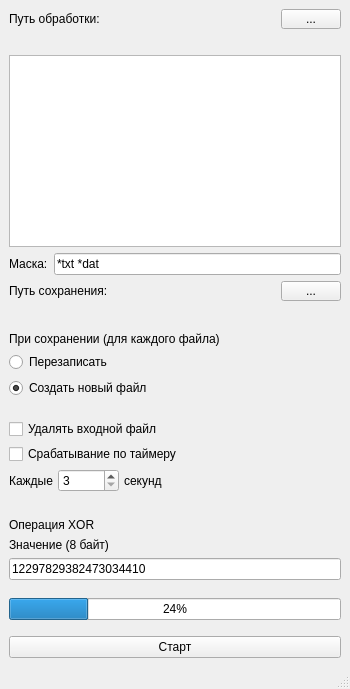
<?xml version="1.0" encoding="UTF-8"?>
<ui version="4.0">
 <class>MainWindow</class>
 <widget class="QMainWindow" name="MainWindow">
  <property name="geometry">
   <rect>
    <x>0</x>
    <y>0</y>
    <width>350</width>
    <height>689</height>
   </rect>
  </property>
  <property name="maximumSize">
   <size>
    <width>350</width>
    <height>800</height>
   </size>
  </property>
  <property name="windowTitle">
   <string>MainWindow</string>
  </property>
  <widget class="QWidget" name="centralwidget">
   <layout class="QVBoxLayout" name="verticalLayout_5">
    <item>
     <layout class="QGridLayout" name="gridLayout_3">
      <item row="0" column="0">
       <widget class="QLabel" name="label">
        <property name="text">
         <string>Путь обработки:</string>
        </property>
       </widget>
      </item>
      <item row="0" column="1">
       <widget class="QToolButton" name="btn_SelectPath">
        <property name="minimumSize">
         <size>
          <width>60</width>
          <height>20</height>
         </size>
        </property>
        <property name="text">
         <string>...</string>
        </property>
       </widget>
      </item>
      <item row="1" column="0">
       <widget class="QLabel" name="labelOpenPath">
        <property name="text">
         <string/>
        </property>
       </widget>
      </item>
     </layout>
    </item>
    <item>
     <widget class="QTextEdit" name="displayFiles">
      <property name="minimumSize">
       <size>
        <width>0</width>
        <height>100</height>
       </size>
      </property>
      <property name="maximumSize">
       <size>
        <width>16777215</width>
        <height>200</height>
       </size>
      </property>
     </widget>
    </item>
    <item>
     <layout class="QHBoxLayout" name="horizontalLayout_3">
      <item>
       <widget class="QLabel" name="labelMask">
        <property name="text">
         <string>Маска:</string>
        </property>
       </widget>
      </item>
      <item>
       <widget class="QLineEdit" name="editMask">
        <property name="text">
         <string>*txt *dat</string>
        </property>
       </widget>
      </item>
     </layout>
    </item>
    <item>
     <layout class="QVBoxLayout" name="verticalLayout_3">
      <item>
       <layout class="QGridLayout" name="gridLayout_2">
        <property name="bottomMargin">
         <number>5</number>
        </property>
        <item row="0" column="0">
         <widget class="QLabel" name="label_info_1">
          <property name="text">
           <string>Путь сохранения:</string>
          </property>
         </widget>
        </item>
        <item row="1" column="0">
         <widget class="QLabel" name="savePathLabel">
          <property name="text">
           <string/>
          </property>
         </widget>
        </item>
        <item row="0" column="1">
         <widget class="QToolButton" name="btn_SavePath">
          <property name="minimumSize">
           <size>
            <width>60</width>
            <height>20</height>
           </size>
          </property>
          <property name="text">
           <string>...</string>
          </property>
         </widget>
        </item>
       </layout>
      </item>
      <item>
       <layout class="QVBoxLayout" name="verticalLayout_2">
        <item>
         <widget class="QLabel" name="label_info_2">
          <property name="text">
           <string>При сохранении (для каждого файла)</string>
          </property>
         </widget>
        </item>
        <item>
         <layout class="QGridLayout" name="gridLayout">
          <item row="0" column="0">
           <widget class="QRadioButton" name="btnOverwrite">
            <property name="text">
             <string>Перезаписать</string>
            </property>
            <property name="checked">
             <bool>false</bool>
            </property>
           </widget>
          </item>
          <item row="1" column="0">
           <widget class="QRadioButton" name="btnCreateNew">
            <property name="text">
             <string>Создать новый файл</string>
            </property>
            <property name="checked">
             <bool>true</bool>
            </property>
           </widget>
          </item>
         </layout>
        </item>
       </layout>
      </item>
      <item>
       <layout class="QVBoxLayout" name="verticalLayout">
        <property name="spacing">
         <number>5</number>
        </property>
        <property name="topMargin">
         <number>15</number>
        </property>
        <property name="bottomMargin">
         <number>15</number>
        </property>
        <item>
         <widget class="QCheckBox" name="checkbox_deleteInput">
          <property name="text">
           <string>Удалять входной файл</string>
          </property>
         </widget>
        </item>
        <item>
         <widget class="QCheckBox" name="timer_checkBox">
          <property name="text">
           <string>Срабатывание по таймеру</string>
          </property>
          <property name="checked">
           <bool>false</bool>
          </property>
         </widget>
        </item>
        <item>
         <layout class="QHBoxLayout" name="horizontalLayout">
          <item>
           <widget class="QLabel" name="label_7">
            <property name="text">
             <string>Каждые</string>
            </property>
            <property name="alignment">
             <set>Qt::AlignRight|Qt::AlignTrailing|Qt::AlignVCenter</set>
            </property>
           </widget>
          </item>
          <item>
           <widget class="QSpinBox" name="spinbox_cycle">
            <property name="minimumSize">
             <size>
              <width>60</width>
              <height>0</height>
             </size>
            </property>
            <property name="minimum">
             <number>3</number>
            </property>
            <property name="maximum">
             <number>72000</number>
            </property>
           </widget>
          </item>
          <item>
           <widget class="QLabel" name="label_8">
            <property name="text">
             <string>секунд</string>
            </property>
           </widget>
          </item>
          <item>
           <spacer name="horizontalSpacer">
            <property name="orientation">
             <enum>Qt::Horizontal</enum>
            </property>
            <property name="sizeHint" stdset="0">
             <size>
              <width>20</width>
              <height>20</height>
             </size>
            </property>
           </spacer>
          </item>
         </layout>
        </item>
       </layout>
      </item>
     </layout>
    </item>
    <item>
     <layout class="QVBoxLayout" name="verticalLayout_4">
      <property name="topMargin">
       <number>5</number>
      </property>
      <property name="bottomMargin">
       <number>12</number>
      </property>
      <item>
       <widget class="QLabel" name="label_9">
        <property name="text">
         <string>Операция XOR</string>
        </property>
       </widget>
      </item>
      <item>
       <widget class="QLabel" name="label_10">
        <property name="text">
         <string>Значение (8 байт)</string>
        </property>
       </widget>
      </item>
      <item>
       <widget class="QLineEdit" name="editModifier">
        <property name="text">
         <string>12297829382473034410</string>
        </property>
        <property name="maxLength">
         <number>20</number>
        </property>
       </widget>
      </item>
     </layout>
    </item>
    <item>
     <widget class="QProgressBar" name="progressBar">
      <property name="value">
       <number>24</number>
      </property>
     </widget>
    </item>
    <item>
     <layout class="QHBoxLayout" name="horizontalLayout_2">
      <property name="topMargin">
       <number>10</number>
      </property>
      <item>
       <widget class="QPushButton" name="btn_Start">
        <property name="text">
         <string>Старт</string>
        </property>
       </widget>
      </item>
     </layout>
    </item>
   </layout>
  </widget>
  <widget class="QMenuBar" name="menubar">
   <property name="geometry">
    <rect>
     <x>0</x>
     <y>0</y>
     <width>350</width>
     <height>20</height>
    </rect>
   </property>
  </widget>
  <widget class="QStatusBar" name="statusbar"/>
 </widget>
 <resources/>
 <connections/>
</ui>
